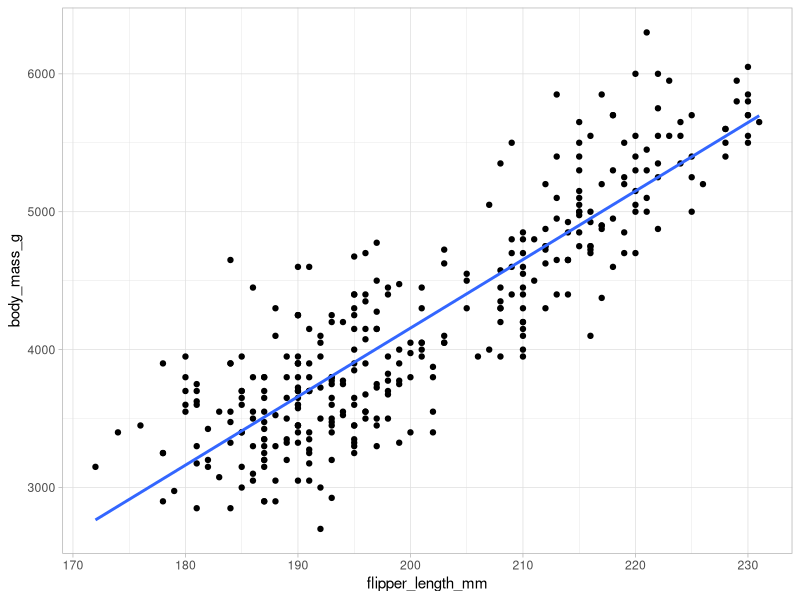
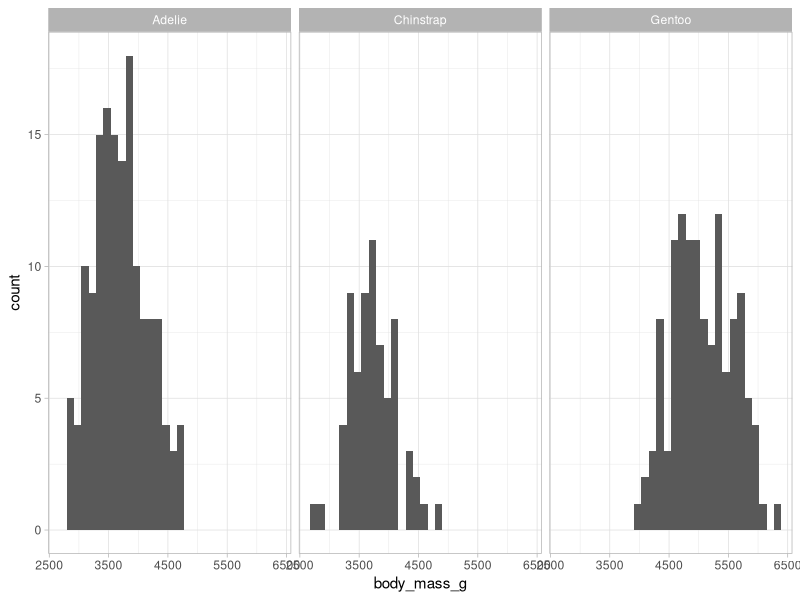
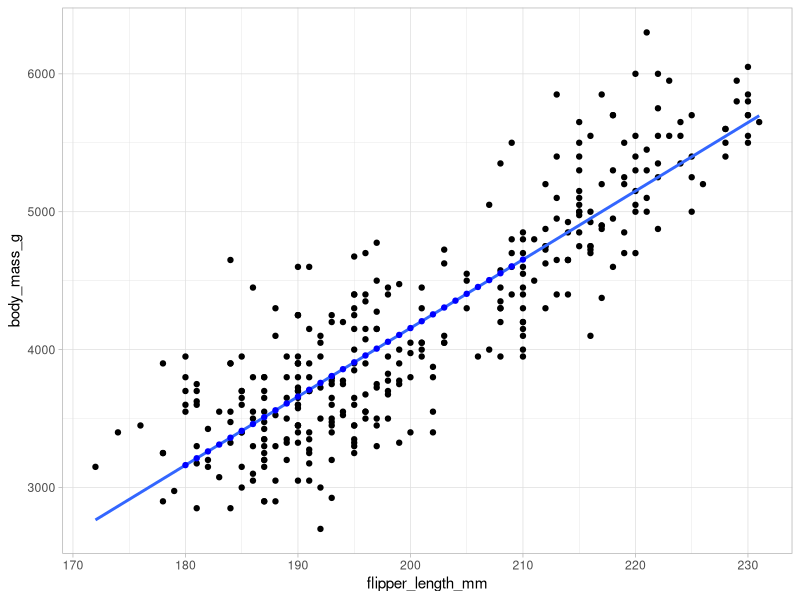

The R source for these figures, in order:
## ---- chunk 1
library(ggplot2)
library(palmerpenguins)
library(dplyr)
library(broom)
## ---- chunk 2
ggplot(penguins, aes(flipper_length_mm, body_mass_g)) + geom_point() + geom_smooth(method = "lm", se = FALSE) + theme_light()
## ---- chunk 3
#El primer argumento que se imprime es el intercepto
# y el segundo es la pendiente
lm(body_mass_g~flipper_length_mm, data = penguins)
## ---- chunk 4
ggplot(penguins, aes(body_mass_g)) + geom_histogram() + facet_wrap(vars(species)) + theme_light()
## ---- chunk 5
lm(body_mass_g ~ species, data = penguins)
# Podemos notar que nos falta una variable categórica, esto se resuelve agregando un 0
lm(body_mass_g ~ species + 0, data = penguins)
## ---- chunk 6
modelo <- lm(body_mass_g ~ flipper_length_mm, data = penguins)

explanatory_data <- tibble(flipper_length_mm = 180:210)

#Ahora utilizamos la función `predict`
predict(modelo, explanatory_data)
## ---- chunk 7
prediction_data <- explanatory_data %>% 
  mutate(body_mass_g = predict(
    modelo, explanatory_data
  ))
prediction_data
## ---- chunk 8
ggplot(penguins, aes(flipper_length_mm, body_mass_g)) +
  geom_point() + 
  geom_smooth(method = "lm", se = FALSE) +
  geom_point(
    data = prediction_data,
    color = "blue"
  ) + theme_light()
## ---- chunk 9
head(coefficients(modelo))
head(fitted(modelo))
head(residuals(modelo))
summary(modelo)
## ---- chunk 10
tidy(modelo)
augment(modelo)
glance(modelo)
